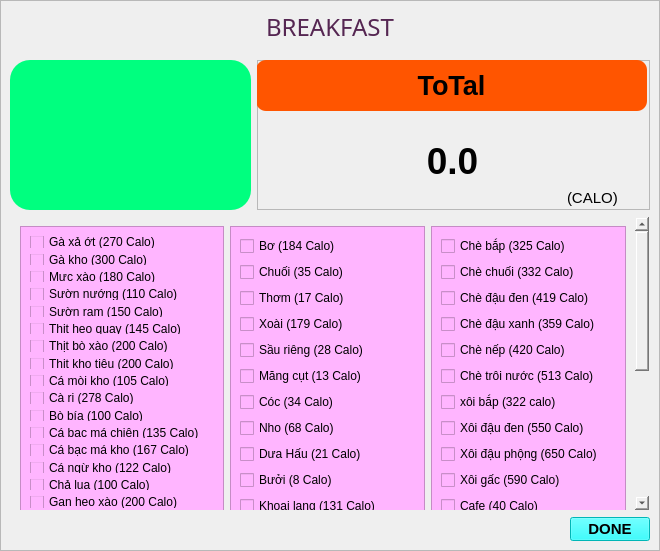
<?xml version="1.0" encoding="UTF-8"?>
<ui version="4.0">
 <class>MainWindow</class>
 <widget class="QMainWindow" name="MainWindow">
  <property name="geometry">
   <rect>
    <x>0</x>
    <y>0</y>
    <width>660</width>
    <height>551</height>
   </rect>
  </property>
  <property name="windowTitle">
   <string>MainWindow</string>
  </property>
  <widget class="QWidget" name="centralwidget">
   <widget class="QLabel" name="label">
    <property name="geometry">
     <rect>
      <x>0</x>
      <y>0</y>
      <width>660</width>
      <height>551</height>
     </rect>
    </property>
    <property name="styleSheet">
     <string notr="true">border-image: url(:/MENU/Breakfast_Wallpaper.jpg);</string>
    </property>
    <property name="text">
     <string/>
    </property>
   </widget>
   <widget class="QFrame" name="frame">
    <property name="geometry">
     <rect>
      <x>0</x>
      <y>0</y>
      <width>660</width>
      <height>551</height>
     </rect>
    </property>
    <property name="frameShape">
     <enum>QFrame::StyledPanel</enum>
    </property>
    <property name="frameShadow">
     <enum>QFrame::Raised</enum>
    </property>
    <layout class="QVBoxLayout" name="verticalLayout">
     <item>
      <widget class="QLabel" name="label_14">
       <property name="font">
        <font>
         <family>Segoe Print</family>
         <pointsize>18</pointsize>
         <weight>9</weight>
         <italic>false</italic>
         <bold>false</bold>
        </font>
       </property>
       <property name="autoFillBackground">
        <bool>false</bool>
       </property>
       <property name="styleSheet">
        <string notr="true">color :rgb(85, 38, 82);
font: 75 18pt &quot;Segoe Print&quot;;</string>
       </property>
       <property name="text">
        <string>BREAKFAST</string>
       </property>
       <property name="alignment">
        <set>Qt::AlignCenter</set>
       </property>
       <property name="margin">
        <number>7</number>
       </property>
      </widget>
     </item>
     <item>
      <layout class="QHBoxLayout" name="horizontalLayout_7">
       <property name="topMargin">
        <number>10</number>
       </property>
       <item>
        <widget class="QListWidget" name="listWidget_4">
         <property name="maximumSize">
          <size>
           <width>241</width>
           <height>16777215</height>
          </size>
         </property>
         <property name="focusPolicy">
          <enum>Qt::WheelFocus</enum>
         </property>
         <property name="layoutDirection">
          <enum>Qt::LeftToRight</enum>
         </property>
         <property name="styleSheet">
          <string notr="true">background-color:rgb(0, 255, 127);
border-radius:20px;</string>
         </property>
         <property name="frameShadow">
          <enum>QFrame::Raised</enum>
         </property>
         <property name="textElideMode">
          <enum>Qt::ElideNone</enum>
         </property>
         <property name="flow">
          <enum>QListView::TopToBottom</enum>
         </property>
         <property name="isWrapping" stdset="0">
          <bool>false</bool>
         </property>
         <property name="layoutMode">
          <enum>QListView::SinglePass</enum>
         </property>
         <property name="spacing">
          <number>3</number>
         </property>
         <property name="viewMode">
          <enum>QListView::ListMode</enum>
         </property>
         <property name="modelColumn">
          <number>0</number>
         </property>
         <property name="uniformItemSizes">
          <bool>false</bool>
         </property>
         <property name="wordWrap">
          <bool>false</bool>
         </property>
         <property name="selectionRectVisible">
          <bool>false</bool>
         </property>
        </widget>
       </item>
       <item>
        <widget class="QFrame" name="frame_10">
         <property name="maximumSize">
          <size>
           <width>400</width>
           <height>16777215</height>
          </size>
         </property>
         <property name="frameShape">
          <enum>QFrame::StyledPanel</enum>
         </property>
         <property name="frameShadow">
          <enum>QFrame::Raised</enum>
         </property>
         <widget class="QLabel" name="label_11">
          <property name="geometry">
           <rect>
            <x>-1</x>
            <y>0</y>
            <width>391</width>
            <height>51</height>
           </rect>
          </property>
          <property name="maximumSize">
           <size>
            <width>400</width>
            <height>16777215</height>
           </size>
          </property>
          <property name="font">
           <font>
            <pointsize>20</pointsize>
            <weight>75</weight>
            <bold>true</bold>
           </font>
          </property>
          <property name="styleSheet">
           <string notr="true">background-color : rgb(255, 85, 0);
border-radius: 10px;
</string>
          </property>
          <property name="text">
           <string>ToTal</string>
          </property>
          <property name="alignment">
           <set>Qt::AlignCenter</set>
          </property>
         </widget>
         <widget class="QLabel" name="label_12">
          <property name="geometry">
           <rect>
            <x>160</x>
            <y>80</y>
            <width>71</width>
            <height>41</height>
           </rect>
          </property>
          <property name="font">
           <font>
            <pointsize>28</pointsize>
            <weight>75</weight>
            <bold>true</bold>
           </font>
          </property>
          <property name="text">
           <string>0.0</string>
          </property>
          <property name="alignment">
           <set>Qt::AlignCenter</set>
          </property>
         </widget>
         <widget class="QLabel" name="label_13">
          <property name="geometry">
           <rect>
            <x>310</x>
            <y>130</y>
            <width>61</width>
            <height>16</height>
           </rect>
          </property>
          <property name="font">
           <font>
            <pointsize>11</pointsize>
           </font>
          </property>
          <property name="text">
           <string>(CALO)</string>
          </property>
         </widget>
        </widget>
       </item>
      </layout>
     </item>
     <item>
      <widget class="QScrollArea" name="scrollArea">
       <property name="styleSheet">
        <string notr="true">background-color:transparent;</string>
       </property>
       <property name="widgetResizable">
        <bool>true</bool>
       </property>
       <widget class="QWidget" name="scrollAreaWidgetContents_2">
        <property name="geometry">
         <rect>
          <x>0</x>
          <y>-119</y>
          <width>621</width>
          <height>518</height>
         </rect>
        </property>
        <property name="styleSheet">
         <string notr="true">background-color:transparent;</string>
        </property>
        <layout class="QHBoxLayout" name="horizontalLayout_3">
         <item>
          <widget class="QFrame" name="frame_7">
           <property name="minimumSize">
            <size>
             <width>0</width>
             <height>500</height>
            </size>
           </property>
           <property name="styleSheet">
            <string notr="true">background-color:rgb(255, 181, 255);</string>
           </property>
           <property name="frameShape">
            <enum>QFrame::StyledPanel</enum>
           </property>
           <property name="frameShadow">
            <enum>QFrame::Raised</enum>
           </property>
           <layout class="QVBoxLayout" name="verticalLayout_5">
            <item>
             <widget class="QCheckBox" name="gaxaot_2">
              <property name="text">
               <string>Gà xả ớt (270 Calo)</string>
              </property>
             </widget>
            </item>
            <item>
             <widget class="QCheckBox" name="gakho_2">
              <property name="text">
               <string>Gà kho (300 Calo)</string>
              </property>
             </widget>
            </item>
            <item>
             <widget class="QCheckBox" name="mucxao_2">
              <property name="text">
               <string>Mực xào (180 Calo)</string>
              </property>
             </widget>
            </item>
            <item>
             <widget class="QCheckBox" name="suongnuong_2">
              <property name="text">
               <string>Sườn nướng (110 Calo)</string>
              </property>
             </widget>
            </item>
            <item>
             <widget class="QCheckBox" name="suongram_2">
              <property name="text">
               <string>Sườn ram (150 Calo)</string>
              </property>
             </widget>
            </item>
            <item>
             <widget class="QCheckBox" name="thitheoquay_2">
              <property name="text">
               <string>Thịt heo quay (145 Calo)</string>
              </property>
             </widget>
            </item>
            <item>
             <widget class="QCheckBox" name="thitboxao_2">
              <property name="text">
               <string>Thịt bò xào (200 Calo)</string>
              </property>
             </widget>
            </item>
            <item>
             <widget class="QCheckBox" name="thitkhotieu_2">
              <property name="text">
               <string>Thịt kho tiêu (200 Calo)</string>
              </property>
             </widget>
            </item>
            <item>
             <widget class="QCheckBox" name="camoikho_2">
              <property name="text">
               <string>Cá mòi kho (105 Calo)</string>
              </property>
             </widget>
            </item>
            <item>
             <widget class="QCheckBox" name="cari_2">
              <property name="text">
               <string>Cà ri (278 Calo)</string>
              </property>
             </widget>
            </item>
            <item>
             <widget class="QCheckBox" name="bobia_2">
              <property name="text">
               <string>Bò bía (100 Calo)</string>
              </property>
             </widget>
            </item>
            <item>
             <widget class="QCheckBox" name="cabacmachien_2">
              <property name="text">
               <string>Cá bạc má chiên (135 Calo)</string>
              </property>
             </widget>
            </item>
            <item>
             <widget class="QCheckBox" name="cabacmakho_2">
              <property name="text">
               <string>Cá bạc má kho (167 Calo)</string>
              </property>
             </widget>
            </item>
            <item>
             <widget class="QCheckBox" name="cangukho_2">
              <property name="text">
               <string>Cá ngừ kho (122 Calo)</string>
              </property>
             </widget>
            </item>
            <item>
             <widget class="QCheckBox" name="chalua_2">
              <property name="text">
               <string>Chả lụa (100 Calo)</string>
              </property>
             </widget>
            </item>
            <item>
             <widget class="QCheckBox" name="ganheoxao_2">
              <property name="text">
               <string>Gan heo xào (200 Calo)</string>
              </property>
             </widget>
            </item>
            <item>
             <widget class="QCheckBox" name="goikhobo_2">
              <property name="text">
               <string>Gỏi khô bò (268 Calo)</string>
              </property>
             </widget>
            </item>
            <item>
             <widget class="QCheckBox" name="goitom_2">
              <property name="text">
               <string>Gỏi tôm (147 Calo)</string>
              </property>
             </widget>
            </item>
            <item>
             <widget class="QCheckBox" name="khoquaxaotrung_2">
              <property name="text">
               <string>Khổ qua xào trứng (115 Calo)</string>
              </property>
             </widget>
            </item>
            <item>
             <widget class="QCheckBox" name="lapxuongchien_2">
              <property name="text">
               <string>Lạp xưởng chiên (300 Calo)</string>
              </property>
             </widget>
            </item>
            <item>
             <widget class="QCheckBox" name="mucxaothapcam_2">
              <property name="text">
               <string>Mực xào thập cẩm (135 Calo)</string>
              </property>
             </widget>
            </item>
            <item>
             <widget class="QCheckBox" name="boxaomang_2">
              <property name="text">
               <string>Bò xào măng (105 Calo)</string>
              </property>
             </widget>
            </item>
            <item>
             <widget class="QCheckBox" name="boxaonam_2">
              <property name="text">
               <string>Bò xào nấm (150 Calo)</string>
              </property>
             </widget>
            </item>
            <item>
             <widget class="QCheckBox" name="thitkhotrung_2">
              <property name="text">
               <string>Thịt kho trứng (315 Calo)</string>
              </property>
             </widget>
            </item>
            <item>
             <widget class="QCheckBox" name="bunrieu_2">
              <property name="text">
               <string>Bún riêu (482 Calo)</string>
              </property>
             </widget>
            </item>
            <item>
             <widget class="QCheckBox" name="bunbohue_2">
              <property name="text">
               <string>Bún bò huế (479 Calo)</string>
              </property>
             </widget>
            </item>
            <item>
             <widget class="QCheckBox" name="bunthitnuong_2">
              <property name="text">
               <string>Bún thịt nướng (451 Calo)</string>
              </property>
             </widget>
            </item>
            <item>
             <widget class="QCheckBox" name="bunxao_2">
              <property name="text">
               <string>Bún xào (570 Calo)</string>
              </property>
             </widget>
            </item>
            <item>
             <widget class="QCheckBox" name="canhkhoqua_2">
              <property name="text">
               <string>Canh khổ qua (88 Calo)</string>
              </property>
             </widget>
            </item>
            <item>
             <widget class="QCheckBox" name="chaolong_2">
              <property name="text">
               <string>Cháo lòng (412 Calo)</string>
              </property>
             </widget>
            </item>
           </layout>
          </widget>
         </item>
         <item>
          <widget class="QFrame" name="frame_8">
           <property name="styleSheet">
            <string notr="true">background-color:rgb(255, 181, 255);
border-raidus: 10px;</string>
           </property>
           <property name="frameShape">
            <enum>QFrame::StyledPanel</enum>
           </property>
           <property name="frameShadow">
            <enum>QFrame::Raised</enum>
           </property>
           <layout class="QVBoxLayout" name="verticalLayout_6">
            <item>
             <widget class="QCheckBox" name="bo_2">
              <property name="text">
               <string>Bơ (184 Calo)</string>
              </property>
             </widget>
            </item>
            <item>
             <widget class="QCheckBox" name="chuoi_2">
              <property name="text">
               <string>Chuối (35 Calo)</string>
              </property>
             </widget>
            </item>
            <item>
             <widget class="QCheckBox" name="thom_2">
              <property name="text">
               <string>Thơm (17 Calo)</string>
              </property>
             </widget>
            </item>
            <item>
             <widget class="QCheckBox" name="xoai_2">
              <property name="text">
               <string>Xoài (179 Calo)</string>
              </property>
             </widget>
            </item>
            <item>
             <widget class="QCheckBox" name="saurieng_2">
              <property name="text">
               <string>Sầu riêng (28 Calo)</string>
              </property>
             </widget>
            </item>
            <item>
             <widget class="QCheckBox" name="mangcut_2">
              <property name="text">
               <string>Măng cụt (13 Calo)</string>
              </property>
             </widget>
            </item>
            <item>
             <widget class="QCheckBox" name="coc_2">
              <property name="text">
               <string>Cóc (34 Calo)</string>
              </property>
             </widget>
            </item>
            <item>
             <widget class="QCheckBox" name="nho_2">
              <property name="text">
               <string>Nho (68 Calo)</string>
              </property>
             </widget>
            </item>
            <item>
             <widget class="QCheckBox" name="duahau_2">
              <property name="text">
               <string>Dưa Hấu (21 Calo)</string>
              </property>
             </widget>
            </item>
            <item>
             <widget class="QCheckBox" name="buoi_2">
              <property name="text">
               <string>Bưởi (8 Calo)</string>
              </property>
             </widget>
            </item>
            <item>
             <widget class="QCheckBox" name="khoailang_2">
              <property name="text">
               <string>Khoai lang (131 Calo)</string>
              </property>
             </widget>
            </item>
            <item>
             <widget class="QCheckBox" name="le_2">
              <property name="text">
               <string>Lê (91 Calo)</string>
              </property>
             </widget>
            </item>
            <item>
             <widget class="QCheckBox" name="bapluoc_2">
              <property name="text">
               <string>Bắp luộc (192 Calo)</string>
              </property>
             </widget>
            </item>
            <item>
             <widget class="QCheckBox" name="khoaitay_2">
              <property name="text">
               <string>Khoai tây (131 Calo)</string>
              </property>
             </widget>
            </item>
            <item>
             <widget class="QCheckBox" name="dauphong_2">
              <property name="text">
               <string>Đậu phộng (395 Calo)</string>
              </property>
             </widget>
            </item>
            <item>
             <widget class="QCheckBox" name="dudu_2">
              <property name="text">
               <string>Đu đủ (125 Calo)</string>
              </property>
             </widget>
            </item>
            <item>
             <widget class="QCheckBox" name="sori_2">
              <property name="text">
               <string>Sơ ri (14 Calo)</string>
              </property>
             </widget>
            </item>
            <item>
             <widget class="QCheckBox" name="cam_2">
              <property name="text">
               <string>Cam (68 Calo)</string>
              </property>
             </widget>
            </item>
            <item>
             <widget class="QCheckBox" name="oi_2">
              <property name="text">
               <string>Ổi (53 Calo)</string>
              </property>
             </widget>
            </item>
            <item>
             <widget class="QCheckBox" name="thanhlong_2">
              <property name="text">
               <string>Thanh long (255 Calo)</string>
              </property>
             </widget>
            </item>
           </layout>
          </widget>
         </item>
         <item>
          <widget class="QFrame" name="frame_9">
           <property name="minimumSize">
            <size>
             <width>0</width>
             <height>500</height>
            </size>
           </property>
           <property name="styleSheet">
            <string notr="true">background-color:rgb(255, 181, 255);
</string>
           </property>
           <property name="frameShape">
            <enum>QFrame::StyledPanel</enum>
           </property>
           <property name="frameShadow">
            <enum>QFrame::Raised</enum>
           </property>
           <layout class="QVBoxLayout" name="verticalLayout_7">
            <item>
             <widget class="QCheckBox" name="chebap_2">
              <property name="text">
               <string>Chè bắp (325 Calo)</string>
              </property>
             </widget>
            </item>
            <item>
             <widget class="QCheckBox" name="chechuoi_2">
              <property name="text">
               <string>Chè chuối (332 Calo)</string>
              </property>
             </widget>
            </item>
            <item>
             <widget class="QCheckBox" name="chedauden_2">
              <property name="text">
               <string>Chè đậu đen (419 Calo)</string>
              </property>
             </widget>
            </item>
            <item>
             <widget class="QCheckBox" name="chedauxanh_2">
              <property name="text">
               <string>Chè đậu xanh (359 Calo)</string>
              </property>
             </widget>
            </item>
            <item>
             <widget class="QCheckBox" name="chenep_2">
              <property name="text">
               <string>Chè nếp (420 Calo)</string>
              </property>
             </widget>
            </item>
            <item>
             <widget class="QCheckBox" name="chetroinuoc_2">
              <property name="text">
               <string>Chè trôi nước (513 Calo)</string>
              </property>
             </widget>
            </item>
            <item>
             <widget class="QCheckBox" name="xoibap_2">
              <property name="text">
               <string>xôi bắp (322 calo)</string>
              </property>
             </widget>
            </item>
            <item>
             <widget class="QCheckBox" name="xoidauden_2">
              <property name="text">
               <string>Xôi đậu đen (550 Calo)</string>
              </property>
             </widget>
            </item>
            <item>
             <widget class="QCheckBox" name="xoidauphong_2">
              <property name="text">
               <string>Xôi đậu phộng (650 Calo)</string>
              </property>
             </widget>
            </item>
            <item>
             <widget class="QCheckBox" name="xoigac_2">
              <property name="text">
               <string>Xôi gấc (590 Calo)</string>
              </property>
             </widget>
            </item>
            <item>
             <widget class="QCheckBox" name="cafe_2">
              <property name="text">
               <string>Cafe (40 Calo)</string>
              </property>
             </widget>
            </item>
            <item>
             <widget class="QCheckBox" name="nuocam_2">
              <property name="text">
               <string>Nước cam (226 calo)</string>
              </property>
             </widget>
            </item>
            <item>
             <widget class="QCheckBox" name="nuocchanh_2">
              <property name="text">
               <string>Nước chanh (150 Calo)</string>
              </property>
             </widget>
            </item>
            <item>
             <widget class="QCheckBox" name="nuocmia_2">
              <property name="text">
               <string>Nước mía (100 Calo)</string>
              </property>
             </widget>
            </item>
            <item>
             <widget class="QCheckBox" name="nuocrauma_2">
              <property name="text">
               <string>Nước rau má (174 Calo)</string>
              </property>
             </widget>
            </item>
            <item>
             <widget class="QCheckBox" name="suachua_2">
              <property name="text">
               <string>Sữa chua (150 Calo)</string>
              </property>
             </widget>
            </item>
            <item>
             <widget class="QCheckBox" name="trungcut_2">
              <property name="text">
               <string>Trứng cút (17 Calo)</string>
              </property>
             </widget>
            </item>
            <item>
             <widget class="QCheckBox" name="trungga_2">
              <property name="text">
               <string>Trứng gà (58 Calo)</string>
              </property>
             </widget>
            </item>
            <item>
             <widget class="QCheckBox" name="trungvit_2">
              <property name="text">
               <string>Trứng vịt (70 Calo)</string>
              </property>
             </widget>
            </item>
            <item>
             <widget class="QCheckBox" name="banhbonglan_2">
              <property name="text">
               <string>Bánh bông lan (100 Calo)</string>
              </property>
             </widget>
            </item>
           </layout>
          </widget>
         </item>
        </layout>
       </widget>
      </widget>
     </item>
     <item>
      <widget class="QPushButton" name="Save">
       <property name="maximumSize">
        <size>
         <width>80</width>
         <height>24</height>
        </size>
       </property>
       <property name="font">
        <font>
         <pointsize>11</pointsize>
         <weight>75</weight>
         <bold>true</bold>
        </font>
       </property>
       <property name="layoutDirection">
        <enum>Qt::RightToLeft</enum>
       </property>
       <property name="styleSheet">
        <string notr="true">
background-color: rgb(0, 255, 255);
</string>
       </property>
       <property name="text">
        <string>DONE</string>
       </property>
      </widget>
     </item>
    </layout>
   </widget>
  </widget>
 </widget>
 <resources>
  <include location="MENU.qrc"/>
 </resources>
 <connections/>
</ui>
